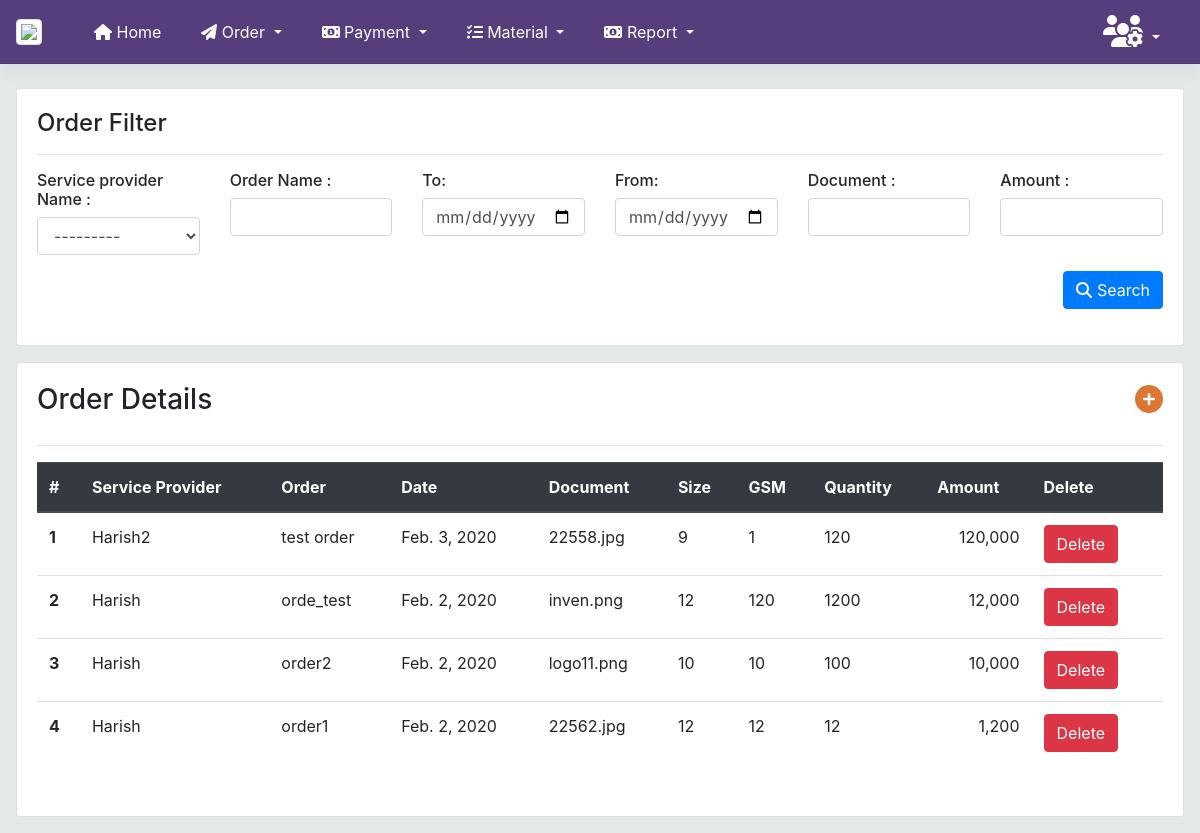
The app's page /allorders/ with its own data.
### printapp/models.py (models this page shows, shortened)
class Order(models.Model):
    supplierName = models.ForeignKey(supplier, on_delete=models.CASCADE)
    OrderName = models.CharField(max_length=30)
    Date = models.DateField(default = datetime.now)
    document = models.FileField()
    Size = models.CharField(max_length=30)
    gsm = models.IntegerField()
    Quantity =models.IntegerField()
    Amount =models. IntegerField()
    Comment =models.TextField(blank=True)

class supplier(models.Model):
    Name = models.CharField(max_length=30)
    Company = models.CharField(max_length=30)
    Email = models.EmailField(max_length=254,blank=True,null=True)
    Mobile = models.IntegerField()
    Address = models.TextField(blank=True)
    def __str__(self):
        return self.Name

### printapp/views.py (the view)
# urls.py: path('allorders/', views.allorders, name="all-orders"),
def allorders(request):
    order_table = Order.objects.all()
    order_list = Order.objects.all().order_by('-id')
    order_filter = orderFilter(request.GET, queryset=order_list)
    context = {
        'filter': order_filter,
    }
    return render(request, 'Allorders.html', context)

### templates/Allorders.html
{% extends 'base.html'%}
{% block content %}
{% load humanize %}
{% load widget_tweaks %}
<br>
<div class="row">
    <div class="col">
        <div class="card card-body mr-3 ml-3">
            <form method="get">
                <div class="well">
                    <h4 style="margin-top: 0">Order Filter</h4>
                    <hr>
                    <div class="row">
                        <div class="form-group col-sm-2 col-md-2">
                            <h6 class="mb-2">Service provider Name :</h6>
                            {% render_field filter.form.supplierName class="form-control" %}
                        </div>
                        <div class="form-group col-sm-2 col-md-2">
                            <h6 class="mb-2">Order Name :</h6>
                            {% render_field filter.form.OrderName class="form-control" %}
                        </div>
                        <div class="form-group col-sm-2 col-md-2">
                            <h6 class="mb-2">To:</h6>
                            {% render_field filter.form.start_date class="form-control" type="date" %}
                        </div>
                        <div class="form-group col-sm-2 col-md-2">
                            <h6 class="mb-2">From:</h6>
                            {% render_field filter.form.end_date class="form-control" type="date" %}
                        </div>
                        <div class="form-group col-sm-2 col-md-2">
                            <h6 class="mb-2">Document :</h6>
                            {% render_field filter.form.document class="form-control" %}
                        </div>
                        <div class="form-group col-sm-2 col-md-2">
                            <h6 class="mb-2">Amount :</h6>
                            {% render_field filter.form.Amount class="form-control" %}
                        </div>
                        <div class="form-group col-sm-12 float-right ">
                            <button type="submit" class="btn btn-primary float-right"><i class="fas fa-search"></i>
                                Search
                            </button>
                        </div>
                    </div>
                </div>
            </form>
        </div>
        <div class="card  mx-3 my-3">
            <div class="card-body">
                <div class="row">
                    <div class="col-sm-12">
                        <div class="table table-hover table-responsive">
                            <div class="row">
                                <div class="col">
                                    <h3 class="card-title">Order Details</h3>
                                </div>
                                <div class="col">
                                    <h3 class="float-right"><a href="{% url 'Order-place'%}" style="color:#DC7633"><i
                                                class="fas fa-plus-circle"></i></a></h3>
                                </div>
                            </div>
                            <hr>
                            <table class="table">
                                <thead class="thead-dark">
                                    <tr>
                                        <th scope="col">#</th>
                                        <th scope="col">Service Provider</th>
                                        <th scope="col">Order</th>
                                        <th scope="col">Date</th>
                                        <th scope="col">Document</th>
                                        <th scope="col"> Size</th>
                                        <th scope="col"> GSM</th>
                                        <th scope="col"> Quantity</th>
                                        <th scope="col"> Amount</th>
                                        <th scope="col"> Delete</th>
                                    </tr>
                                </thead>
                                <tbody>
                                    {% for i in filter.qs %}
                                    <tr>
                                        <th scope="row">{{forloop.counter}}</th>
                                        <td>{{i.supplierName}}</td>
                                        <td>{{i.OrderName}}</td>
                                        <td>{{i.Date}}</td>
                                        <td>{{i.document}}</td>
                                        <td>{{i.Size}}</td>
                                        <td>{{i.gsm}}</td>
                                        <td>{{i.Quantity}}</td>
                                        <td><span class=" float-right">{{i.Amount|intcomma}}</span></td>
                                        <td>
                                            <a href="{% url 'delete-order' i.id %}"
                                                class="btn btn-danger mr-2">Delete</a>
                                        </td>
                                    </tr>
                                    {% endfor %}
                                </tbody>
                            </table>
                        </div>
                    </div>
                </div>
            </div>
        </div>
        {% endblock %}

### templates/base.html (shortened to what this page needs)
{% load static %}
<!doctype html>
<html lang="en">
<head>
    <link href="https://stackpath.bootstrapcdn.com/font-awesome/4.7.0/css/font-awesome.min.css" rel="stylesheet"
>
    <link href="{% static 'icons/css/fontawesome.css'%}" rel="stylesheet">
    <link href="{% static 'icons/css/brands.css'%}" rel="stylesheet">
    <link href="{% static 'icons/css/solid.css'%}" rel="stylesheet">
    <link rel="stylesheet" href="https://stackpath.bootstrapcdn.com/bootstrap/4.4.1/css/bootstrap.min.css"
>
</head>
<body onload="myFunction()" style="background-color:#E5E8E8">
    <nav class="navbar navbar-expand-lg navbar-custom ">
        <a class=""> <img class="img-thumbnail" src="{% static 'img/logo.jpg' %} "></a>
        <div class="collapse navbar-collapse" id="navbarSupportedContent">
            <ul class="navbar-nav mr-auto fa-ul">
                <li class="nav-item ml-1 mr-4 ">
                    <a class="nav-link" href="{% url 'dashboard'%}" style="color:white "><i class="fas fa-home"></i>
                        Home
                    </a>
                </li>
                <li class="nav-item dropdown mr-4">
                    <a class="nav-link dropdown-toggle" href="#" id="navbarDropdown" role="button"
                        data-toggle="dropdown" style="color:white">
                        <i class="fas fa-paper-plane"></i> Order
                    </a>
                </li>
                <li class="nav-item dropdown mr-4">
                    <a class="nav-link dropdown-toggle" href="#" id="navbarDropdown" role="button"
                        data-toggle="dropdown" style="color:white">
                        <i class="fas fa-money-bill-alt"></i> Payment
                    </a>
                </li>
                <li class="nav-item dropdown mr-4">
                    <a class="nav-link dropdown-toggle" href="#" id="navbarDropdown" role="button"
                        data-toggle="dropdown" style="color:white">
                        <i class="fas fa-tasks"></i> Material
                    </a>
                </li>
                <li class="nav-item dropdown mr-4">
                    <a class="nav-link dropdown-toggle" href="#" id="navbarDropdown" role="button"
                        data-toggle="dropdown" style="color:white">
                        <i class="fas fa-money-bill-alt"></i> Report
                    </a>
                </li>
            </ul>
            <ul class="nav navbar-nav navbar-right">
                <li class="nav-item dropdown mr-4">
                    <a class="dropdown-toggle " href="#" id="navbarDropdown" role="button" data-toggle="dropdown"
                        style="color:white">
                        <i class="fas fa-users-cog fa-2x"></i>
                    </a>
                </li>
            </ul>
        </div>
    </nav>
    {%block content%}
    {% endblock %}
</body>
</html>

### templates/base.html (style rules this page uses)
.navbar-custom { min-height: 4rem; background-color: #563d7c; box-shadow: 0 0.5rem 1rem rgba(0, 0, 0, .05), inset 0 -1px 0 rgba(0, 0, 0, .1); position: sticky; top: 0; z-index: 1071; }

### records on screen
Order: supplierName "Harish2", OrderName "test order", Date "Feb. 3, 2020", document "22558.jpg", Size "9", gsm "1", Quantity "120", Amount "120,000"
Order: supplierName "Harish", OrderName "orde_test", Date "Feb. 2, 2020", document "inven.png", Size "12", gsm "120", Quantity "1200", Amount "12,000"
Order: supplierName "Harish", OrderName "order2", Date "Feb. 2, 2020", document "logo11.png", Size "10", gsm "10", Quantity "100", Amount "10,000"
Order: supplierName "Harish", OrderName "order1", Date "Feb. 2, 2020", document "22562.jpg", Size "12", gsm "12", Quantity "12", Amount "1,200"
